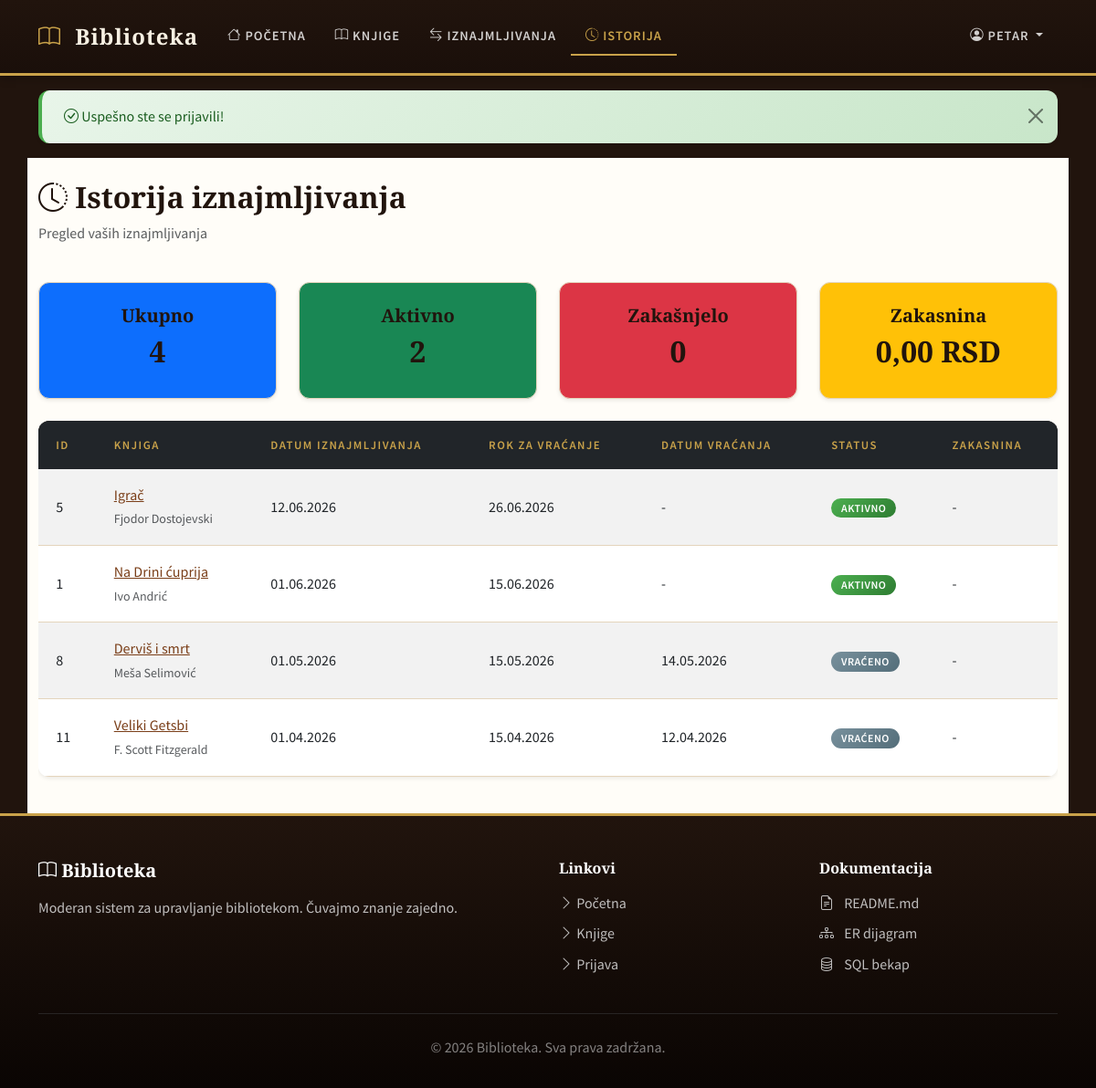
Screenshot of /index.php?page=rental_history (signed in) with the database file from the repository.
### tables this page shows
CREATE TABLE `rentals` (
    `id` INT UNSIGNED NOT NULL AUTO_INCREMENT,
    `book_id` INT UNSIGNED NOT NULL,
    `user_id` INT UNSIGNED NOT NULL,
    `rental_date` DATE NOT NULL,
    `due_date` DATE NOT NULL,
    `return_date` DATE DEFAULT NULL,
    `status` ENUM('active', 'returned', 'late') NOT NULL DEFAULT 'active',
    `late_fee` DECIMAL(10,2) NOT NULL DEFAULT 0.00,
    `created_at` TIMESTAMP NOT NULL DEFAULT CURRENT_TIMESTAMP,
    PRIMARY KEY (`id`),
    KEY `idx_book_id` (`book_id`),
    KEY `idx_user_id` (`user_id`),
    KEY `idx_status` (`status`),
    KEY `idx_rental_date` (`rental_date`),
    KEY `idx_due_date` (`due_date`),
    CONSTRAINT `fk_rentals_book` FOREIGN KEY (`book_id`) REFERENCES `books` (`id`) ON DELETE RESTRICT ON UPDATE CASCADE,
    CONSTRAINT `fk_rentals_user` FOREIGN KEY (`user_id`) REFERENCES `users` (`id`) ON DELETE RESTRICT ON UPDATE CASCADE
);

CREATE TABLE `books` (
    `id` INT UNSIGNED NOT NULL AUTO_INCREMENT,
    `title` VARCHAR(200) NOT NULL,
    `author` VARCHAR(100) NOT NULL,
    `isbn` VARCHAR(20) DEFAULT NULL,
    `genre` VARCHAR(50) DEFAULT NULL,
    `year` INT DEFAULT NULL,
    `available_copies` INT NOT NULL DEFAULT 0,
    `total_copies` INT NOT NULL DEFAULT 1,
    `description` TEXT DEFAULT NULL,
    `cover_image` VARCHAR(255) DEFAULT NULL,
    `created_at` TIMESTAMP NOT NULL DEFAULT CURRENT_TIMESTAMP,
    PRIMARY KEY (`id`),
    UNIQUE KEY `uk_isbn` (`isbn`),
    KEY `idx_author` (`author`),
    KEY `idx_genre` (`genre`),
    KEY `idx_year` (`year`)
);

### controllers/BaseController.php (called while the page is built)
<?php
class BaseController {
    protected $viewBasePath;
    public function __construct($viewBasePath) {
        $this->viewBasePath = rtrim($viewBasePath, '/');
    }
    protected function render($viewPath) {
        require $this->viewBasePath . '/' . ltrim($viewPath, '/');
    }
}

### controllers/RentalController.php (called while the page is built, shortened)
<?php
class RentalController extends BaseController {
    public function history() {
        $this->render('rentals/history.php');
    }
}

### index.php (called while the page is built, shortened)
<?php
require_once __DIR__ . '/config/database.php';
require_once __DIR__ . '/helpers/functions.php';
require_once __DIR__ . '/helpers/auth.php';
require_once __DIR__ . '/models/Rental.php';
require_once __DIR__ . '/controllers/BaseController.php';
require_once __DIR__ . '/controllers/RentalController.php';
$page = $_GET['page'] ?? 'home';
require_once __DIR__ . '/views/layouts/header.php';
$viewBasePath = __DIR__ . '/views';
$routes = [
    'home' => [new PageController($viewBasePath), 'home'],
    'login' => [new PageController($viewBasePath), 'login'],
    'register' => [new PageController($viewBasePath), 'register'],
    'logout' => [new PageController($viewBasePath), 'logout'],
    'books' => [new BookController($viewBasePath), 'index'],
    'book_show' => [new BookController($viewBasePath), 'show'],
    'book_create' => [new BookController($viewBasePath), 'create'],
    'book_edit' => [new BookController($viewBasePath), 'edit'],
    'book_delete' => [new BookController($viewBasePath), 'delete'],
    'rentals' => [new RentalController($viewBasePath), 'index'],
    'rental_create' => [new RentalController($viewBasePath), 'create'],
    'rental_return' => [new RentalController($viewBasePath), 'returnBook'],
    'rental_history' => [new RentalController($viewBasePath), 'history'],
    'users' => [new UserController($viewBasePath), 'index'],
    'user_profile' => [new UserController($viewBasePath), 'profile'],
    'user_edit' => [new UserController($viewBasePath), 'edit'],
    'user_delete' => [new UserController($viewBasePath), 'delete'],
    'statistics' => [new StatisticsController($viewBasePath), 'index'],
];
$route = $routes[$page] ?? [new PageController($viewBasePath), 'notFound'];
call_user_func($route);
require_once __DIR__ . '/views/layouts/footer.php';
?>

### helpers/auth.php (called while the page is built, shortened)
<?php
function isLoggedIn() {
    return isset($_SESSION['user_id']);
}
function isEmployee() {
    return $_SESSION['user_role'] === 'employee';
}

### config/database.php (called while the page is built, shortened)
<?php
class Database {
    private static $instance = null;
    private $connection;
    private function __construct() {
        try {
            $dsn = "mysql:host=" . DB_HOST . ";port=" . DB_PORT . ";dbname=" . DB_NAME . ";charset=utf8mb4";
            $this->connection = new PDO($dsn, DB_USER, DB_PASS, [
                PDO::ATTR_ERRMODE => PDO::ERRMODE_EXCEPTION,
                PDO::ATTR_DEFAULT_FETCH_MODE => PDO::FETCH_ASSOC,
                PDO::ATTR_EMULATE_PREPARES => false
            ]);
        } catch (PDOException $e) {
            error_log('Greška pri konekciji sa bazom: ' . $e->getMessage());
            die('Konekcija sa bazom trenutno nije dostupna. Proverite podešavanja u config/database.php.');
        }
    }
    public static function getInstance() {
        if (self::$instance === null) {
            self::$instance = new self();
        }
        return self::$instance;
    }
    public function getConnection() {
        return $this->connection;
    }
}
function getDB() {
    return Database::getInstance()->getConnection();
}

### models/Rental.php (called while the page is built, shortened)
<?php
class Rental {
    private $db;
    public function __construct() {
        $this->db = getDB();
    }
    public function getAll($filters = []) {
        $sql = "SELECT r.*, b.title as book_title, b.author as book_author, u.username, u.full_name
                FROM rentals r
                JOIN books b ON r.book_id = b.id
                JOIN users u ON r.user_id = u.id
                WHERE 1=1";
        $params = [];
        if (!empty($filters['user_id'])) {
            $sql .= " AND r.user_id = ?";
            $params[] = $filters['user_id'];
        }
        $sql .= " ORDER BY r.rental_date DESC";
        $stmt = $this->db->prepare($sql);
        $stmt->execute($params);
        return $stmt->fetchAll();
    }
}

### helpers/functions.php (called while the page is built, shortened)
<?php
function e($string) {
    return htmlspecialchars($string, ENT_QUOTES, 'UTF-8');
}
function formatDate($date) {
    if (!$date) return '-';
    return date('d.m.Y', strtotime($date));
}
function formatCurrency($amount) {
    return number_format($amount, 2, ',', '.') . ' RSD';
}

### views/rentals/history.php (the view, shortened to what this page needs)
<?php
$rentalModel = new Rental();
if (isEmployee()) {
    $svaIznajmljivanja = $rentalModel->getAll();
} else {
    $svaIznajmljivanja = $rentalModel->getAll(['user_id' => $_SESSION['user_id']]);
}
$ukupnoIznajmljivanja = count($svaIznajmljivanja);
$aktivnaIznajmljivanja = 0;
$vraćenaIznajmljivanja = 0;
$kasnaIznajmljivanja = 0;
$ukupnaZakasnina = 0;
foreach ($svaIznajmljivanja as $iznajmljivanje) {
    switch ($iznajmljivanje['status']) {
        case 'active':
            $aktivnaIznajmljivanja++;
            break;
        case 'returned':
            $vraćenaIznajmljivanja++;
            break;
    }
    $ukupnaZakasnina += $iznajmljivanje['late_fee'];
}
?>
<div class="row mb-4">
    <div class="col-12">
        <h2><i class="bi bi-clock-history"></i> Istorija iznajmljivanja</h2>
        <?php if (!isEmployee()): ?>
            <p class="text-muted">Pregled vaših iznajmljivanja</p>
        <?php endif; ?>
    </div>
</div>
<div class="row g-4 mb-4">
    <div class="col-md-3">
        <div class="card bg-primary text-white">
            <div class="card-body text-center">
                <h5 class="card-title">Ukupno</h5>
                <h2><?= $ukupnoIznajmljivanja ?></h2>
            </div>
        </div>
    </div>
    <div class="col-md-3">
        <div class="card bg-success text-white">
            <div class="card-body text-center">
                <h5 class="card-title">Aktivno</h5>
                <h2><?= $aktivnaIznajmljivanja ?></h2>
            </div>
        </div>
    </div>
    <div class="col-md-3">
        <div class="card bg-danger text-white">
            <div class="card-body text-center">
                <h5 class="card-title">Zakašnjelo</h5>
                <h2><?= $kasnaIznajmljivanja ?></h2>
            </div>
        </div>
    </div>
    <div class="col-md-3">
        <div class="card bg-warning text-dark">
            <div class="card-body text-center">
                <h5 class="card-title">Zakasnina</h5>
                <h2><?= formatCurrency($ukupnaZakasnina) ?></h2>
            </div>
        </div>
    </div>
</div>
<?php if (empty($svaIznajmljivanja)): ?>
    <div class="alert alert-info">
        <i class="bi bi-info-circle"></i> Nemate istoriju iznajmljivanja.
    </div>
<?php else: ?>
    <div class="table-responsive">
        <table class="table table-striped table-hover">
            <thead class="table-dark">
                <tr>
                    <th>ID</th>
                    <th>Knjiga</th>
                    <th>Datum iznajmljivanja</th>
                    <th>Rok za vraćanje</th>
                    <th>Datum vraćanja</th>
                    <th>Status</th>
                    <th>Zakasnina</th>
                </tr>
            </thead>
            <tbody>
                <?php foreach ($svaIznajmljivanja as $iznajmljivanje): ?>
                    <tr>
                        <td><?= $iznajmljivanje['id'] ?></td>
                        <td>
                            <a href="/index.php?page=book_show&id=<?= $iznajmljivanje['book_id'] ?>">
                                <?= e($iznajmljivanje['book_title']) ?>
                            </a>
                            <br>
                            <small class="text-muted"><?= e($iznajmljivanje['book_author']) ?></small>
                        </td>
                        <td><?= formatDate($iznajmljivanje['rental_date']) ?></td>
                        <td><?= formatDate($iznajmljivanje['due_date']) ?></td>
                        <td><?= formatDate($iznajmljivanje['return_date']) ?></td>
                        <td>
                            <?php
                            $statusKlase = [
                                'active' => 'bg-success',
                                'late' => 'bg-danger',
                                'returned' => 'bg-secondary'
                            ];
                            $statusTekstovi = [
                                'active' => 'Aktivno',
                                'late' => 'Zakašnjelo',
                                'returned' => 'Vraćeno'
                            ];
                            $klasa = $statusKlase[$iznajmljivanje['status']] ?? 'bg-secondary';
                            $tekst = $statusTekstovi[$iznajmljivanje['status']] ?? $iznajmljivanje['status'];
                            ?>
                            <span class="badge <?= $klasa ?>"><?= $tekst ?></span>
                        </td>
                        <td>
                            <?php if ($iznajmljivanje['late_fee'] > 0): ?>
                                <span class="text-danger fw-bold"><?= formatCurrency($iznajmljivanje['late_fee']) ?></span>
                            <?php else: ?>
                                -
                            <?php endif; ?>
                        </td>
                    </tr>
                <?php endforeach; ?>
            </tbody>
        </table>
    </div>
<?php endif; ?>

### css/style.css (style rules this page uses)
:root { --primary: #7A3E18; --primary-dark: #4B2610; --primary-light: #A9632D; --secondary: #21140D; --accent: #B58A54; --gold: #C9A24A; --cream: #F7F0E3; --paper: #FFFDF8; --dark: #17110C; --text: #312820; --text-light: #6B6258; --border: #E4D4BC; --success: #2E7D32; --danger: #C62828; --warning: #E65100; --info: #0D47A1; --shadow-sm: 0 2px 4px rgba(0,0,0,0.08); --shadow: 0 4px 12px rgba(0,0,0,0.12); --shadow-lg: 0 8px 24px rgba(0,0,0,0.16); --radius: 8px; --radius-lg: 12px; --transition: all 0.3s ease; }
body { font-family: 'Source Sans Pro', -apple-system, sans-serif; background: var(--secondary); color: var(--text); min-height: 100vh; display: flex; flex-direction: column; line-height: 1.6; margin: 0; padding: 0; -webkit-font-smoothing: antialiased; }
* { box-sizing: border-box; }
h1, h2, h3, h4, h5, h6 { font-family: 'Playfair Display', Georgia, serif; color: var(--secondary); font-weight: 600; }
.card { border: none; border-radius: var(--radius-lg); box-shadow: var(--shadow-sm); transition: var(--transition); overflow: hidden; background: var(--paper); border: 1px solid var(--border); }
.card-title { font-family: 'Playfair Display', serif; font-weight: 600; color: var(--secondary); }
.card-body { padding: 1.5rem; }
.table { background: white; border-radius: var(--radius-lg); overflow: hidden; box-shadow: var(--shadow-sm); }
.table thead { background: linear-gradient(180deg, var(--secondary) 0%, var(--dark) 100%); }
.table thead th { color: var(--gold); font-weight: 600; text-transform: uppercase; font-size: 0.8rem; letter-spacing: 1.5px; padding: 1rem 1.2rem; border: none; }
.table tbody tr { transition: var(--transition); border-bottom: 1px solid var(--border); }
.table tbody td { padding: 1rem 1.2rem; vertical-align: middle; }
.badge { font-weight: 600; padding: 0.4em 0.9em; border-radius: 20px; font-size: 0.75rem; letter-spacing: 0.5px; text-transform: uppercase; }
.badge.bg-success { background: linear-gradient(135deg, #4CAF50 0%, #2E7D32 100%) !important; }
.badge.bg-secondary { background: linear-gradient(135deg, #78909C 0%, #546E7A 100%) !important; }
.card, .stat-card { animation: fadeIn 0.4s ease; }
a { color: var(--primary); transition: var(--transition); }

### rows the page displays
rentals: id "5", book.title "Igrač", book.author "Fjodor Dostojevski", rental_date "12.06.2026", due_date "26.06.2026", return_date "-", status "AKTIVNO"
rentals: id "1", book.title "Na Drini ćuprija", book.author "Ivo Andrić", rental_date "01.06.2026", due_date "15.06.2026", return_date "-", status "AKTIVNO"
rentals: id "8", book.title "Derviš i smrt", book.author "Meša Selimović", rental_date "01.05.2026", due_date "15.05.2026", return_date "14.05.2026", status "VRAĆENO"
rentals: id "11", book.title "Veliki Getsbi", book.author "F. Scott Fitzgerald", rental_date "01.04.2026", due_date "15.04.2026", return_date "12.04.2026", status "VRAĆENO"

### other values shown
$_SESSION['username'] "PETAR"
$success "Uspešno ste se prijavili!"
$ukupnoIznajmljivanja "4"
$aktivnaIznajmljivanja "2"
$kasnaIznajmljivanja "0"
formatCurrency($ukupnaZakasnina) "0,00 RSD"
